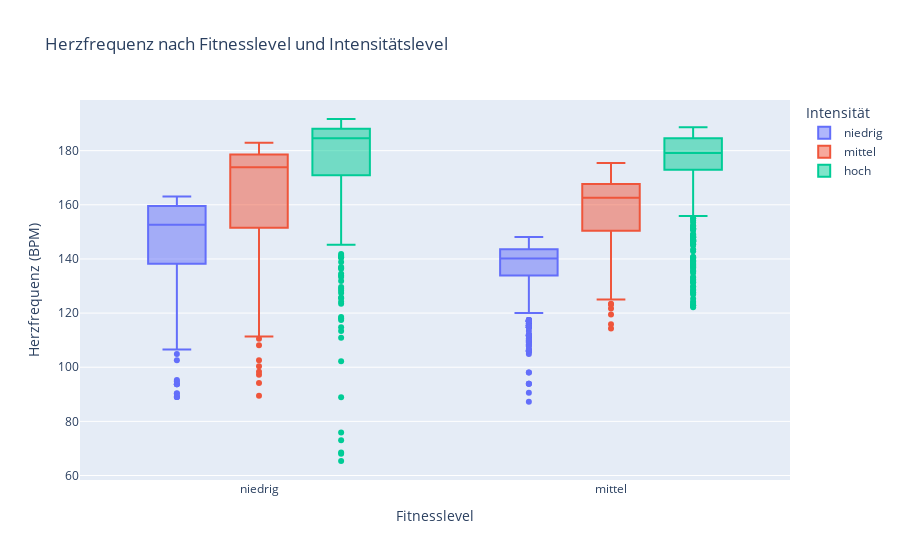
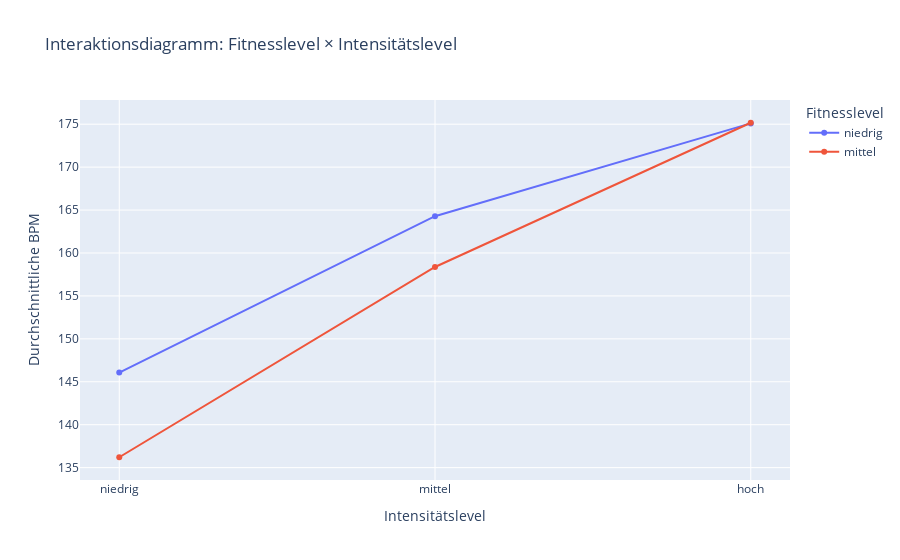

Notebook code for these charts, in order:
### Markdown cell above
## Visualisierungen

### Code cell
# Boxplot nach Fitnesslevel und Intensitätslevel
fig3 = px.box(df, x='fitness_label', y='bpm_clean', color='intensity_label',
              title='Herzfrequenz nach Fitnesslevel und Intensitätslevel',
              labels={'fitness_label': 'Fitnesslevel', 'bpm_clean': 'Herzfrequenz (BPM)', 'intensity_label': 'Intensität'},
              category_orders={'fitness_label': ['niedrig', 'mittel', 'hoch'],
                             'intensity_label': ['niedrig', 'mittel', 'hoch']})
fig3.show()

# Interaktionsdiagramm
mean_data = df.groupby(['fitness_label', 'intensity_label'])['bpm_clean'].mean().reset_index()
fig4 = px.line(mean_data, x='intensity_label', y='bpm_clean', color='fitness_label',
               markers=True,
               title='Interaktionsdiagramm: Fitnesslevel × Intensitätslevel',
               labels={'intensity_label': 'Intensitätslevel', 'bpm_clean': 'Durchschnittliche BPM', 'fitness_label': 'Fitnesslevel'},
               category_orders={'intensity_label': ['niedrig', 'mittel', 'hoch'],
                              'fitness_label': ['niedrig', 'mittel', 'hoch']})
fig4.show()

### Figure 1 — Plotly figure (JSON) as saved in the notebook; plotly's stock layout.template omitted (floating-point values rounded to 4 significant figures; data arrays with more than 128 entries replaced by an {"elided": "..."} marker saying what was removed)
{"data": [{"alignmentgroup": "True", "hovertemplate": "Intensität=niedrig<br>Fitnesslevel=%{x}<br>Herzfrequenz (BPM)=%{y}<extra></extra>", "legendgroup": "niedrig", "marker": {"color": "#636efa"}, "name": "niedrig", "notched": false, "offsetgroup": "niedrig", "orientation": "v", "showlegend": true, "type": "box", "x": {"elided": "976 str values"}, "x0": " ", "xaxis": "x", "y": {"elided": "976 float values"}, "y0": " ", "yaxis": "y"}, {"alignmentgroup": "True", "hovertemplate": "Intensität=mittel<br>Fitnesslevel=%{x}<br>Herzfrequenz (BPM)=%{y}<extra></extra>", "legendgroup": "mittel", "marker": {"color": "#EF553B"}, "name": "mittel", "notched": false, "offsetgroup": "mittel", "orientation": "v", "showlegend": true, "type": "box", "x": {"elided": "1022 str values"}, "x0": " ", "xaxis": "x", "y": {"elided": "1022 float values"}, "y0": " ", "yaxis": "y"}, {"alignmentgroup": "True", "hovertemplate": "Intensität=hoch<br>Fitnesslevel=%{x}<br>Herzfrequenz (BPM)=%{y}<extra></extra>", "legendgroup": "hoch", "marker": {"color": "#00cc96"}, "name": "hoch", "notched": false, "offsetgroup": "hoch", "orientation": "v", "showlegend": true, "type": "box", "x": {"elided": "1180 str values"}, "x0": " ", "xaxis": "x", "y": {"elided": "1180 float values"}, "y0": " ", "yaxis": "y"}], "layout": {"boxmode": "group", "legend": {"title": {"text": "Intensität"}, "tracegroupgap": 0}, "title": {"text": "Herzfrequenz nach Fitnesslevel und Intensitätslevel"}, "xaxis": {"anchor": "y", "categoryarray": ["niedrig", "mittel", "hoch"], "categoryorder": "array", "domain": [0, 1], "title": {"text": "Fitnesslevel"}}, "yaxis": {"anchor": "x", "domain": [0, 1], "title": {"text": "Herzfrequenz (BPM)"}}}}

### Figure 2 — Plotly figure (JSON) as saved in the notebook; plotly's stock layout.template omitted (floating-point values rounded to 4 significant figures)
{"data": [{"hovertemplate": "Fitnesslevel=niedrig<br>Intensitätslevel=%{x}<br>Durchschnittliche BPM=%{y}<extra></extra>", "legendgroup": "niedrig", "line": {"color": "#636efa", "dash": "solid"}, "marker": {"symbol": "circle"}, "mode": "lines+markers", "name": "niedrig", "orientation": "v", "showlegend": true, "type": "scatter", "x": ["hoch", "mittel", "niedrig"], "xaxis": "x", "y": [175.1, 164.3, 146.1], "yaxis": "y"}, {"hovertemplate": "Fitnesslevel=mittel<br>Intensitätslevel=%{x}<br>Durchschnittliche BPM=%{y}<extra></extra>", "legendgroup": "mittel", "line": {"color": "#EF553B", "dash": "solid"}, "marker": {"symbol": "circle"}, "mode": "lines+markers", "name": "mittel", "orientation": "v", "showlegend": true, "type": "scatter", "x": ["hoch", "mittel", "niedrig"], "xaxis": "x", "y": [175.2, 158.4, 136.2], "yaxis": "y"}], "layout": {"legend": {"title": {"text": "Fitnesslevel"}, "tracegroupgap": 0}, "title": {"text": "Interaktionsdiagramm: Fitnesslevel × Intensitätslevel"}, "xaxis": {"anchor": "y", "categoryarray": ["niedrig", "mittel", "hoch"], "categoryorder": "array", "domain": [0, 1], "title": {"text": "Intensitätslevel"}}, "yaxis": {"anchor": "x", "domain": [0, 1], "title": {"text": "Durchschnittliche BPM"}}}}
